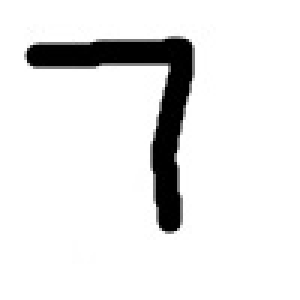
#> input picture tests/p1-1.jpg, 100 x 100 px (shown 3 times larger)
$ python cv2_fast1.py
#> lines starting #> are read from the running program, lines starting #| are printed output that depends on the picture
import cv2
import numpy as np
import skimage.measure
from matplotlib import pyplot as plt

PATH = '../tests/'
SIZE = 56


def normalize1(img):
    img = cv2.resize(img, (SIZE, SIZE))
    # ret, thresh = cv2.threshold(img, 127, 255, 0)
    return img


def normalize2(img):
    img = skimage.measure.block_reduce(img, (2, 2), np.max)
    img = cv2.resize(img, (SIZE, SIZE))
    # ret, thresh = cv2.threshold(img, 127, 255, 0)
    return img


def normalize(img):
    return normalize1(img)


# im1 = cv2.imread(f'k1.png', cv2.IMREAD_GRAYSCALE)
# im2 = cv2.imread(f's1.png', cv2.IMREAD_GRAYSCALE)
# im3 = cv2.imread(f's2.png', cv2.IMREAD_GRAYSCALE)
im1 = cv2.imread(f'{PATH}p1-1.jpg', cv2.IMREAD_GRAYSCALE)
#> im1 is the input picture: shape (100, 100); min 0, max 255, mean 231.9
im2 = cv2.imread(f'{PATH}p1-2.jpg', cv2.IMREAD_GRAYSCALE)
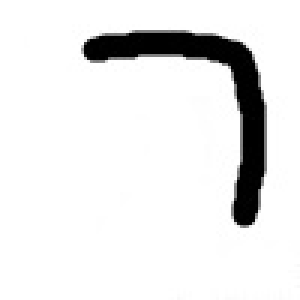
#> input picture tests/p1-2.jpg, 100 x 100 px (shown 3 times larger)
#> im2 is the input picture: shape (100, 100); min 0, max 255, mean 232
im3 = cv2.imread(f'{PATH}p4-2.jpg', cv2.IMREAD_GRAYSCALE)
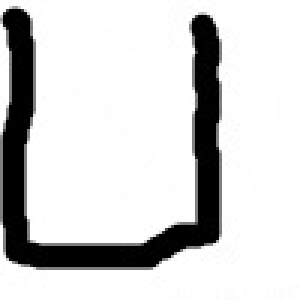
#> input picture tests/p4-2.jpg, 100 x 100 px (shown 3 times larger)
#> im3 is the input picture: shape (100, 100); min 0, max 255, mean 209.2
im1 = normalize(im1)
#> in normalize1, `img = cv2.resize(img, (SIZE, SIZE))`:
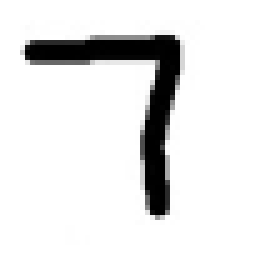
#> img: shape (56, 56) (shown 5 times larger); min 0, max 255, mean 231.8
im2 = normalize(im2)
#> in normalize1 (call 2), `img = cv2.resize(img, (SIZE, SIZE))`:
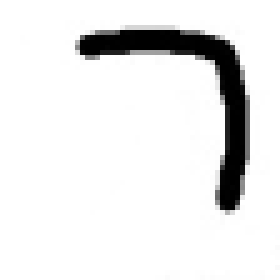
#> img: shape (56, 56) (shown 5 times larger); min 0, max 255, mean 232.1
im3 = normalize(im3)
#> in normalize1 (call 3), `img = cv2.resize(img, (SIZE, SIZE))`:
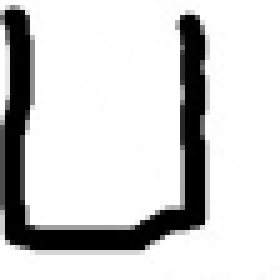
#> img: shape (56, 56) (shown 5 times larger); min 0, max 255, mean 209

ffd = cv2.FastFeatureDetector_create()
br = cv2.BRISK_create()
kp1 = ffd.detect(im1, None)
#> kp1 = 6 keypoints; (x, y, size): (5, 10, 7), (30, 13, 7), (35, 8, 7), (33, 7, 7), (33, 29, 7), (28, 29, 7)
kp1, des1 = br.compute(im1, kp1)
#> kp1 = 3 keypoints; (x, y, size): (30, 13, 7), (33, 29, 7), (28, 29, 7)

kp2 = ffd.detect(im2, None)
#> kp2 = 6 keypoints; (x, y, size): (17, 10, 7), (45, 40, 7), (42, 12, 7), (46, 9, 7), (47, 12, 7), (38, 10, 7)
kp2, des2 = br.compute(im2, kp2)
#> kp2 = ()

kp3 = ffd.detect(im3, None)
#> kp3 = 17 keypoints; strongest (x, y, size): (35, 40, 7), (6, 44, 7), (36, 4, 7), (40, 44, 7)
kp3, des3 = br.compute(im3, kp3)
#> kp3 = 6 keypoints; (x, y, size): (35, 40, 7), (32, 42, 7), (36, 18, 7), (40, 13, 7), (40, 25, 7), (36, 13, 7)

bf = cv2.BFMatcher_create(cv2.NORM_HAMMING, crossCheck=True)
#> (the run stopped early here; a loop or call above may not have finished)
